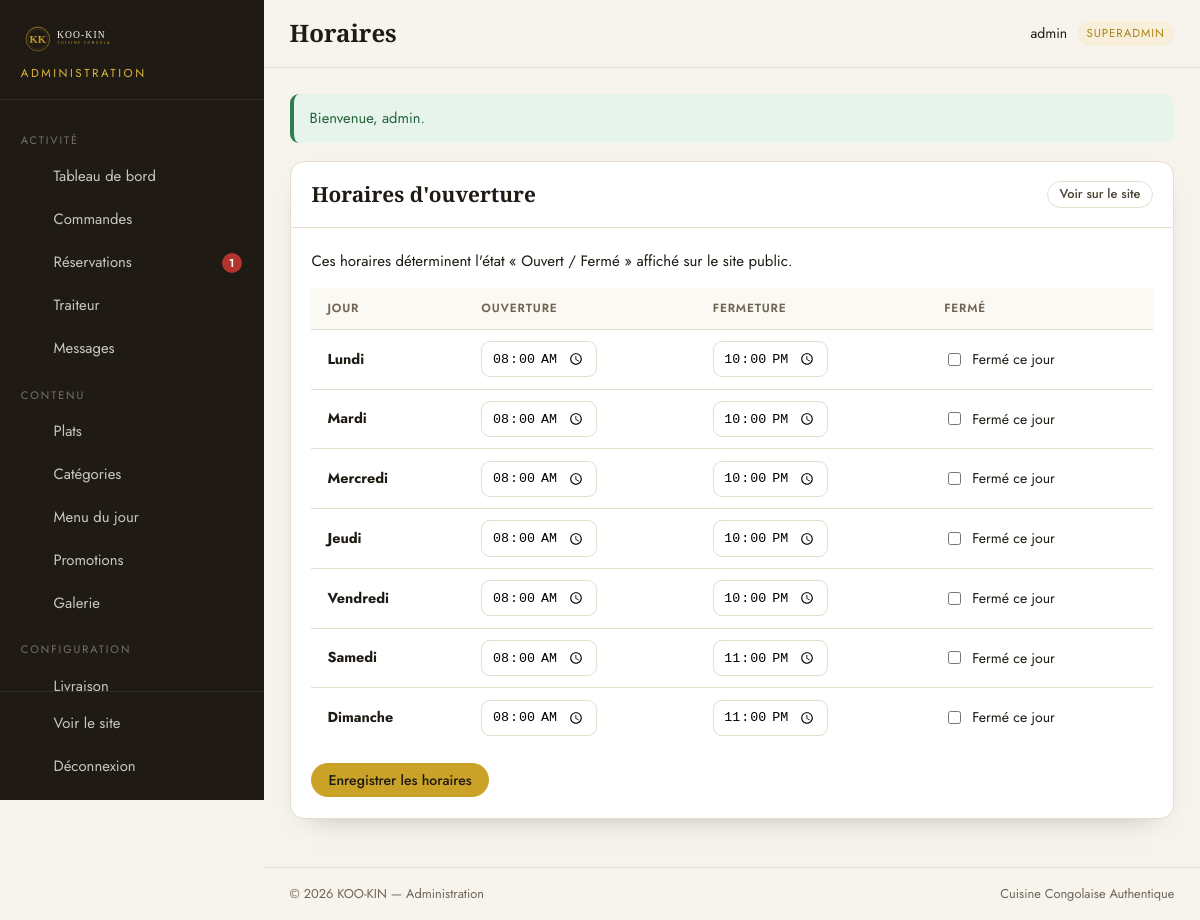
The app's page /admin/horaires.php (signed in) with its own data.
### tables this page shows
CREATE TABLE `horaires` (
  `id` INT UNSIGNED NOT NULL AUTO_INCREMENT,
  `jour` VARCHAR(20) NOT NULL,
  `libelle` VARCHAR(50) NULL,
  `ouverture` TIME NULL,
  `fermeture` TIME NULL,
  `ferme` TINYINT(1) NOT NULL DEFAULT 0,
  PRIMARY KEY (`id`)
);

CREATE TABLE `parametres_site` (
  `id` INT UNSIGNED NOT NULL AUTO_INCREMENT,
  `cle` VARCHAR(100) NOT NULL,
  `valeur` TEXT NULL,
  `description` VARCHAR(255) NULL,
  PRIMARY KEY (`id`),
  UNIQUE KEY `uq_parametres_cle` (`cle`)
);

### classes/core/Config.php (called while the page is built, shortened)
<?php
class Config
{
    private static ?array $items = null;
    public static function load(array $data): void
    {
        self::$items = $data;
    }
    public static function get(string $key, mixed $default = null): mixed
    {
        $segments = explode('.', $key);
        $value = self::$items;
        foreach ($segments as $segment) {
            if (!is_array($value) || !array_key_exists($segment, $value)) {
                return $default;
            }
            $value = $value[$segment];
        }
        return $value;
    }
}

### admin/includes/init.php (called while the page is built, shortened)
<?php
require __DIR__ . '/../../includes/init.php';
function admin_url(string $path = ''): string
{
    return url('admin/' . ltrim($path, '/'));
}

### classes/core/Database.php (called while the page is built, shortened)
<?php
class Database
{
    private static ?Database $instance = null;
    private PDO $pdo;
    private function __construct(array $cfg)
    {
        $dsn = sprintf(
            'mysql:host=%s;port=%d;dbname=%s;charset=%s',
            $cfg['host'],
            $cfg['port'],
            $cfg['name'],
            $cfg['charset']
        );
        try {
            $this->pdo = new PDO($dsn, $cfg['user'], $cfg['pass'], [
                PDO::ATTR_ERRMODE            => PDO::ERRMODE_EXCEPTION,
                PDO::ATTR_DEFAULT_FETCH_MODE => PDO::FETCH_ASSOC,
                PDO::ATTR_EMULATE_PREPARES   => false,
            ]);
        } catch (PDOException $e) {
            throw new RuntimeException('Connexion à la base de données impossible : ' . $e->getMessage());
        }
    }
    public static function init(array $cfg): void
    {
        if (self::$instance === null) {
            self::$instance = new self($cfg);
        }
    }
    public static function instance(): self
    {
        return self::$instance;
    }
    public function run(string $sql, array $params = []): \PDOStatement
    {
        $stmt = $this->pdo->prepare($sql);
        $stmt->execute($params);
        return $stmt;
    }
    public function all(string $sql, array $params = []): array
    {
        return $this->run($sql, $params)->fetchAll();
    }
    public function one(string $sql, array $params = []): ?array
    {
        $row = $this->run($sql, $params)->fetch();
        return $row === false ? null : $row;
    }
    public function value(string $sql, array $params = []): mixed
    {
        $row = $this->one($sql, $params);
        return $row === null ? null : reset($row);
    }
}

### classes/core/Session.php (called while the page is built, shortened)
<?php
class Session
{
    public static function get(string $key, mixed $default = null): mixed
    {
        return $_SESSION[$key] ?? $default;
    }
}

### classes/core/Auth.php (called while the page is built, shortened)
<?php
class Auth
{
    public static function id(): ?int
    {
        $admin = Session::get(self::KEY);
        return $admin['id'] ?? null;
    }
    public static function user(): ?array
    {
        return Session::get(self::KEY);
    }
    public static function verifier(): bool
    {
        $admin = db()->one('SELECT id, username, role, actif FROM admins WHERE id = ? LIMIT 1', [self::id()]);
        return true;
    }
    public static function requireLogin(string $redirect = '/admin/login.php'): void
    {
        if (!self::verifier()) {
            Flash::error('Veuillez vous connecter pour accéder à l\'administration.');
            redirect($redirect);
        }
    }
}

### includes/init.php (called while the page is built, shortened)
<?php
spl_autoload_register(static function (string $class): void {
    $prefix = 'KooKin\\';
    $relative = substr($class, strlen($prefix));
    $file = BASE_PATH . 'classes' . DIRECTORY_SEPARATOR . str_replace('\\', DIRECTORY_SEPARATOR, $relative) . '.php';
});
Config::load(require BASE_PATH . 'config' . DIRECTORY_SEPARATOR . 'config.php');
require_once BASE_PATH . 'includes' . DIRECTORY_SEPARATOR . 'functions.php';

### classes/core/Flash.php (called while the page is built, shortened)
<?php
class Flash
{
    public static function all(string $type): array
    {
        $messages = Session::get(self::PREFIX . $type, []);
        return is_array($messages) ? $messages : [];
    }
}

### admin/horaires.php (the view, shortened to what this page needs)
<?php
require __DIR__ . '/includes/init.php';
Auth::requireLogin();
$jours = db()->all('SELECT * FROM horaires ORDER BY id');
$admin_titre = 'Horaires';
$admin_actif = 'horaires';
require __DIR__ . '/includes/header.php';
?>
<div class="adm-carte">
    <div class="adm-carte__entete">
        <h2>Horaires d'ouverture</h2>
        <div class="adm-actions">
            <a href="<?= e(url('contact.php')) ?>" target="_blank" rel="noopener" class="adm-btn adm-btn--contour adm-btn--sm">Voir sur le site</a>
        </div>
    </div>
    <div class="adm-carte__corps">
        <p class="texte-doux" style="margin-top:0">Ces horaires déterminent l'état « Ouvert / Fermé » affiché sur le site public.</p>
        <form method="post" action="<?= e(admin_url('horaires.php')) ?>" class="adm-form">
            <div class="adm-table__wrap">
                <table class="adm-table">
                    <thead>
                        <tr><th>Jour</th><th>Ouverture</th><th>Fermeture</th><th>Fermé</th></tr>
                    </thead>
                    <tbody>
                        <?php foreach ($jours as $j): $id = (int) $j['id']; ?>
                            <tr>
                                <td><strong><?= e($j['jour']) ?></strong></td>
                                <td>
                                    <input type="time" name="ouverture[<?= $id ?>]" value="<?= e(substr((string) ($j['ouverture'] ?? ''), 0, 5)) ?>" style="padding:.45rem .6rem;border:1px solid var(--ligne);border-radius:9px">
                                </td>
                                <td>
                                    <input type="time" name="fermeture[<?= $id ?>]" value="<?= e(substr((string) ($j['fermeture'] ?? ''), 0, 5)) ?>" style="padding:.45rem .6rem;border:1px solid var(--ligne);border-radius:9px">
                                </td>
                                <td>
                                    <label class="adm-case"><input type="checkbox" name="ferme[<?= $id ?>]" <?= (int) $j['ferme'] === 1 ? 'checked' : '' ?>> Fermé ce jour</label>
                                </td>
                            </tr>
                        <?php endforeach; ?>
                    </tbody>
                </table>
            </div>
            <div class="adm-actions">
                <button type="submit" class="adm-btn adm-btn--or">Enregistrer les horaires</button>
            </div>
        </form>
    </div>
</div>
<?php require __DIR__ . '/includes/footer.php';

### admin/includes/header.php (shortened to what this page needs)
<?php
$admin = Auth::user();
$admin_titre = $admin_titre ?? 'Tableau de bord';
$admin_actif = $admin_actif ?? '';
$nb = [
    'commandes'    => (int) db()->value("SELECT COUNT(*) FROM commandes WHERE statut = 'nouvelle'"),
    'reservations' => (int) db()->value("SELECT COUNT(*) FROM reservations WHERE statut = 'en_attente'"),
    'traiteur'     => (int) db()->value("SELECT COUNT(*) FROM demandes_traiteur WHERE statut = 'nouvelle'"),
    'messages'     => (int) db()->value('SELECT COUNT(*) FROM messages WHERE lu = 0'),
];
$navigation = [
    [
        'section' => 'Activité',
        'liens' => [
            ['cle' => 'dashboard', 'url' => 'index.php', 'label' => 'Tableau de bord', 'icone' => 'etoile'],
            ['cle' => 'commandes', 'url' => 'commandes.php', 'label' => 'Commandes', 'icone' => 'panier', 'badge' => $nb['commandes']],
            ['cle' => 'reservations', 'url' => 'reservations.php', 'label' => 'Réservations', 'icone' => 'reserver', 'badge' => $nb['reservations']],
            ['cle' => 'traiteur', 'url' => 'traiteur.php', 'label' => 'Traiteur', 'icone' => 'traiteur', 'badge' => $nb['traiteur']],
            ['cle' => 'messages', 'url' => 'messages.php', 'label' => 'Messages', 'icone' => 'chat', 'badge' => $nb['messages']],
        ],
    ],
    [
        'section' => 'Contenu',
        'liens' => [
            ['cle' => 'plats', 'url' => 'plats.php', 'label' => 'Plats', 'icone' => 'menu'],
            ['cle' => 'categories', 'url' => 'categories.php', 'label' => 'Catégories', 'icone' => 'rechercher'],
            ['cle' => 'menu-jour', 'url' => 'menu-jour.php', 'label' => 'Menu du jour', 'icone' => 'reserver'],
            ['cle' => 'promotions', 'url' => 'promotions.php', 'label' => 'Promotions', 'icone' => 'pinceau'],
            ['cle' => 'galerie', 'url' => 'galerie.php', 'label' => 'Galerie', 'icone' => 'rechercher'],
        ],
    ],
    [
        'section' => 'Configuration',
        'liens' => [
            ['cle' => 'livraisons', 'url' => 'livraisons.php', 'label' => 'Livraison', 'icone' => 'livraison'],
            ['cle' => 'horaires', 'url' => 'horaires.php', 'label' => 'Horaires', 'icone' => 'telephone'],
            ['cle' => 'parametres', 'url' => 'parametres.php', 'label' => 'Paramètres', 'icone' => 'pinceau'],
            ['cle' => 'compte', 'url' => 'compte.php', 'label' => 'Mon compte', 'icone' => 'utilisateur'],
        ],
    ],
];
if (admin_est_superadmin()) {
    $navigation[2]['liens'][] = ['cle' => 'comptes', 'url' => 'comptes.php', 'label' => 'Comptes admin', 'icone' => 'cle'];
}
?>
<!doctype html>
<html lang="fr">
<head>
    <link rel="stylesheet" href="<?= e(admin_url('assets/css/admin.css')) ?>">
</head>
<body>
<div class="adm">
    <aside class="adm-sidebar" id="adm-sidebar">
        <div class="adm-sidebar__logo">
            <a href="<?= e(admin_url('index.php')) ?>">
                <img src="<?= e(asset('img/logo.svg')) ?>" alt="KOO-KIN">
            </a>
            <span>Administration</span>
        </div>
        <nav class="adm-nav">
            <?php foreach ($navigation as $groupe): ?>
                <p class="adm-nav__section"><?= e($groupe['section']) ?></p>
                <?php foreach ($groupe['liens'] as $lien): ?>
                    <a href="<?= e(admin_url($lien['url'])) ?>" class="adm-nav__lien <?= $admin_actif === $lien['cle'] ? 'actif' : '' ?>">
                        <span class="adm-nav__ico"><?= icone($lien['icone']) ?></span>
                        <span><?= e($lien['label']) ?></span>
                        <?php if (!empty($lien['badge'])): ?>
                            <span class="adm-nav__badge"><?= (int) $lien['badge'] ?></span>
                        <?php endif; ?>
                    </a>
                <?php endforeach; ?>
            <?php endforeach; ?>
        </nav>
        <div class="adm-sidebar__pied">
            <a href="<?= e(url('/')) ?>" target="_blank" rel="noopener" class="adm-nav__lien">
                <span class="adm-nav__ico"><?= icone('fleche') ?></span>
                <span>Voir le site</span>
            </a>
            <a href="<?= e(admin_url('logout.php')) ?>" class="adm-nav__lien adm-nav__lien--sortie">
                <span class="adm-nav__ico"><?= icone('fermer') ?></span>
                <span>Déconnexion</span>
            </a>
        </div>
    </aside>
    <div class="adm-main">
        <header class="adm-topbar">
            <h1 class="adm-topbar__titre"><?= e($admin_titre) ?></h1>
            <a href="<?= e(admin_url('compte.php')) ?>" class="adm-topbar__user" title="Mon compte">
                <span><?= e((string) ($admin['username'] ?? 'admin')) ?></span>
                <span class="adm-role"><?= e((string) ($admin['role'] ?? 'admin')) ?></span>
            </a>
        </header>
        <main class="adm-content">
            <?php foreach (flash_success() as $m): ?><div class="adm-alerte adm-alerte--succes"><?= e($m) ?></div><?php endforeach; ?>

### admin/includes/footer.php (shortened to what this page needs)
        </main>
        <footer class="adm-pied">
            <span>© <?= date('Y') ?> KOO-KIN — Administration</span>
            <span><?= e((string) param('site_slogan', 'Cuisine Congolaise Authentique')) ?></span>
        </footer>
    </div>
</div>
</body>
</html>

### records on screen
horaires: jour "Lundi", ouverture "08:00", fermeture "22:00"
horaires: jour "Mardi", ouverture "08:00", fermeture "22:00"
horaires: jour "Mercredi", ouverture "08:00", fermeture "22:00"
horaires: jour "Jeudi", ouverture "08:00", fermeture "22:00"
horaires: jour "Vendredi", ouverture "08:00", fermeture "22:00"
horaires: jour "Samedi", ouverture "08:00", fermeture "23:00"
horaires: jour "Dimanche", ouverture "08:00", fermeture "23:00"
parametres_site: valeur "Cuisine Congolaise Authentique"

### other values on screen
$groupe['section'] "ACTIVITÉ"
$lien['label'] "Tableau de bord"
$lien['label'] "Commandes"
$lien['label'] "Réservations"
$lien['badge'] "1"
$lien['label'] "Traiteur"
$lien['label'] "Messages"
$groupe['section'] "CONTENU"
$lien['label'] "Plats"
$lien['label'] "Catégories"
$lien['label'] "Menu du jour"
$lien['label'] "Promotions"
$lien['label'] "Galerie"
$groupe['section'] "CONFIGURATION"
$admin_titre "Horaires"
